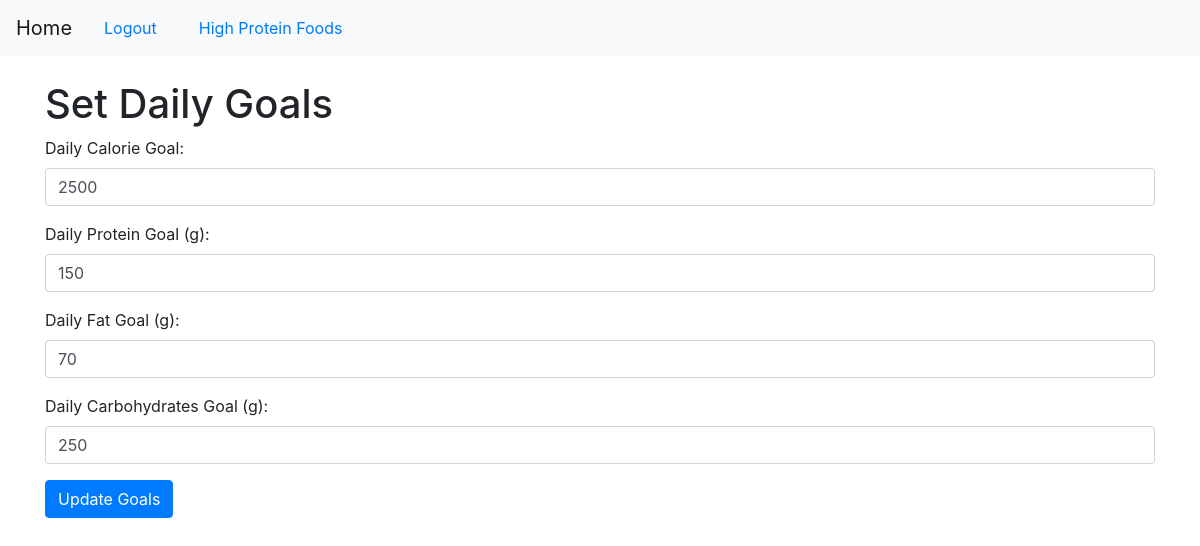
Before: /set_goals (signed in) with the older database file.
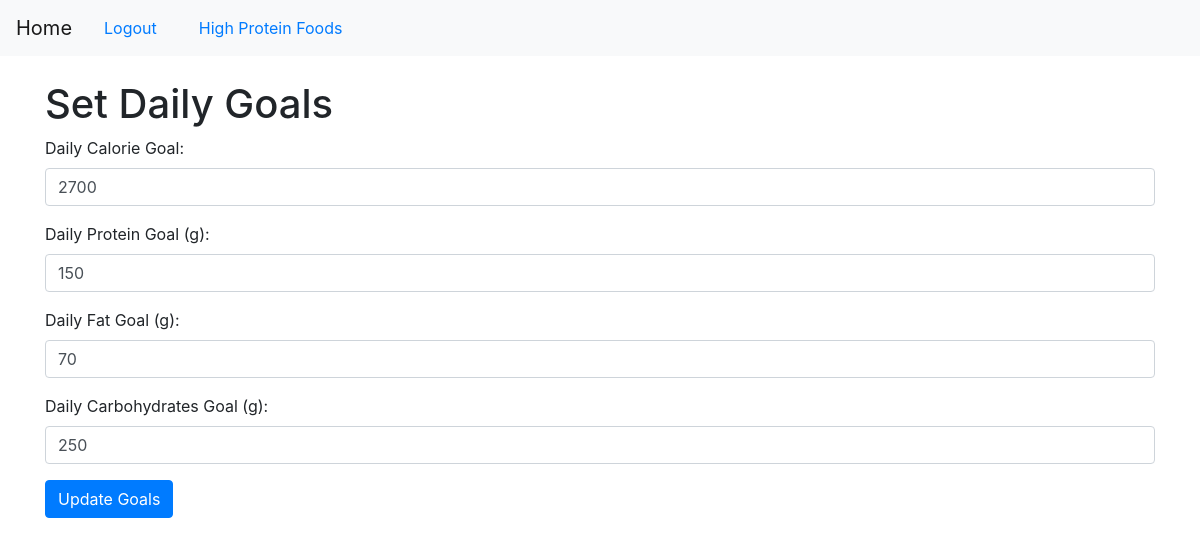
After: the same page with the newer database file.
### app/models.py (models this page shows, shortened)
class User(UserMixin, db.Model):
    id = db.Column(db.Integer, primary_key=True)
    username = db.Column(db.String(150), unique=True, nullable=False)
    email = db.Column(db.String(150), unique=True, nullable=False)
    password_hash = db.Column(db.String(128), nullable=False)
    daily_calorie_goal = db.Column(db.Integer, nullable=False, default=2000)
    daily_protein_goal = db.Column(db.Integer, nullable=False, default=150)  # grams
    daily_fat_goal = db.Column(db.Integer, nullable=False, default=70)       # grams
    daily_carbs_goal = db.Column(db.Integer, nullable=False, default=250)
    food_entries = db.relationship('FoodEntry', backref='user', lazy=True)

### app/routes.py (the view, shortened to what this page needs)
@bp.route('/set_goals', methods=['GET', 'POST'])
@login_required
def set_goals():
    return render_template('set_goals.html')

### app/__init__.py (called while the page is built)
def create_app():
    app = Flask(__name__)
    app.config['SECRET_KEY'] = 'your_secret_key'
    app.config['SQLALCHEMY_DATABASE_URI'] = 'sqlite:///site.db'
    app.config['SQLALCHEMY_TRACK_MODIFICATIONS'] = False
    db.init_app(app)
    migrate.init_app(app, db)
    login_manager.init_app(app)
    from app.routes import bp  # Import the Blueprint
    app.register_blueprint(bp)
    @login_manager.user_loader
    def load_user(user_id):
        from app.models import User
        return User.query.get(int(user_id))
    return app

### app/templates/set_goals.html (shortened to what this page needs)
{% extends "base.html" %}
{% block content %}
<h1>Set Daily Goals</h1>
<form method="POST" action="{{ url_for('main.set_goals') }}">
    <div class="form-group">
        <label for="calorie_goal">Daily Calorie Goal:</label>
        <input type="number" id="calorie_goal" name="calorie_goal" class="form-control" value="{{ current_user.daily_calorie_goal }}" required>
    </div>
    <div class="form-group">
        <label for="protein_goal">Daily Protein Goal (g):</label>
        <input type="number" id="protein_goal" name="protein_goal" class="form-control" value="{{ current_user.daily_protein_goal }}" required>
    </div>
    <div class="form-group">
        <label for="fat_goal">Daily Fat Goal (g):</label>
        <input type="number" id="fat_goal" name="fat_goal" class="form-control" value="{{ current_user.daily_fat_goal }}" required>
    </div>
    <div class="form-group">
        <label for="carbs_goal">Daily Carbohydrates Goal (g):</label>
        <input type="number" id="carbs_goal" name="carbs_goal" class="form-control" value="{{ current_user.daily_carbs_goal }}" required>
    </div>
    <div class="form-group">
        <input type="submit" value="Update Goals" class="btn btn-primary">
    </div>
</form>
{% endblock %}

### app/templates/base.html (shortened to what this page needs)
<!DOCTYPE html>
<html lang="en">
<head>
    <link rel="stylesheet" href="{{ url_for('static', filename='css/styles.css') }}">
    <link rel="stylesheet" href="https://maxcdn.bootstrapcdn.com/bootstrap/4.0.0/css/bootstrap.min.css">
    <link rel="stylesheet" href="https://cdnjs.cloudflare.com/ajax/libs/font-awesome/5.15.4/css/all.min.css">
</head>
<body>
    <nav class="navbar navbar-expand-lg navbar-light bg-light">
        <a class="navbar-brand" href="{{ url_for('main.home') }}">Home</a>
        {% if current_user.is_authenticated %}
            <a class="nav-link" href="{{ url_for('main.logout') }}">Logout</a>
            <a class="nav-link" href="{{ url_for('main.high_protein') }}">High Protein Foods</a>
        {% else %}
            <a class="nav-link" href="{{ url_for('main.login') }}">Login</a>
            <a class="nav-link" href="{{ url_for('main.register') }}">Register</a>
        {% endif %}
    </nav>
    <div class="container mt-4">
        {% block content %}
        {% endblock %}
    </div>
</body>
</html>

### app/static/css/styles.css (style rules this page uses)
body { font-family: Arial, sans-serif; }
nav { margin-bottom: 20px; }
nav a { margin-right: 10px; text-decoration: none; }
.container { max-width: 800px; margin: 0 auto; }
h1, h2 { color: #333; }

Changed rows visible on the page:
changed User: calorie_goal "2500" → "2700"
